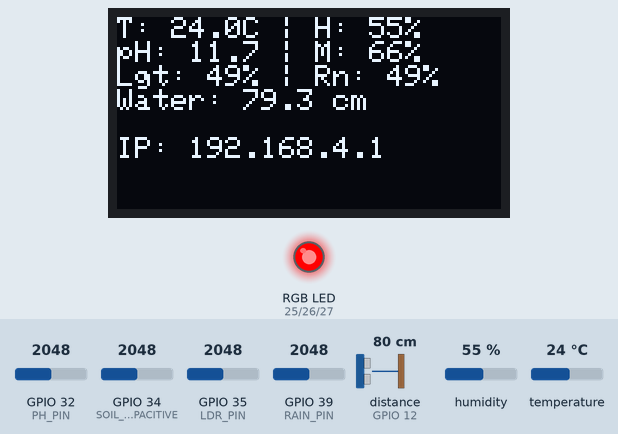
Recording of a sketch running on a simulated ESP32. Shown: 128×64 one-colour display, an RGB LED mixed from three pins (HIGH = lit). Wiring (inferred from the names in the program): ultrasonic range finder: trigger GPIO 13; echo GPIO 12. Inputs (shaded band) come from the test bench; at power-on: GPIO 32 (PH_PIN) = 2048, GPIO 34 (SOIL_CAPACITIVE) = 2048, distance to the obstacle (sensor on GPIO 12) 80 cm, humidity 55 %, GPIO 35 (LDR_PIN) = 2048, GPIO 39 (RAIN_PIN) = 2048, temperature 24 °C. The echo pulse lasts 58.3 µs per cm; WiFi joins after 1.5 s; servers stay silent unless stated; pins used as bus, display or sensor lines are not drawn; what the sketch prints to the serial monitor is not drawn.

Above: at 3.2 s.
3.3 s: GPIO 32 (PH_PIN) set to 2703
At 6.9 s:
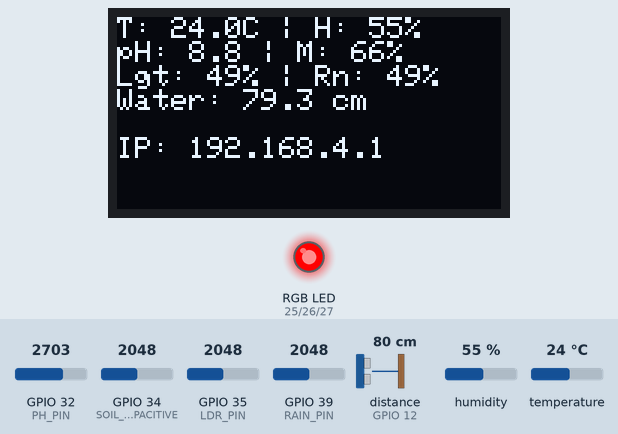
7.2 s: GPIO 32 (PH_PIN) set to 2834
At 10.2 s:
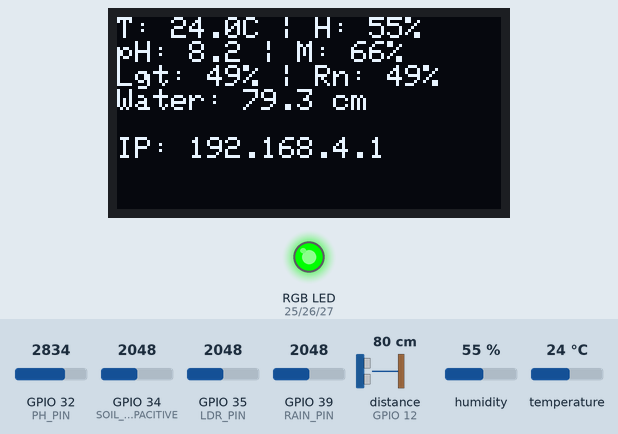
11.1 s: GPIO 34 (SOIL_CAPACITIVE) set to 1614
At 16.1 s:
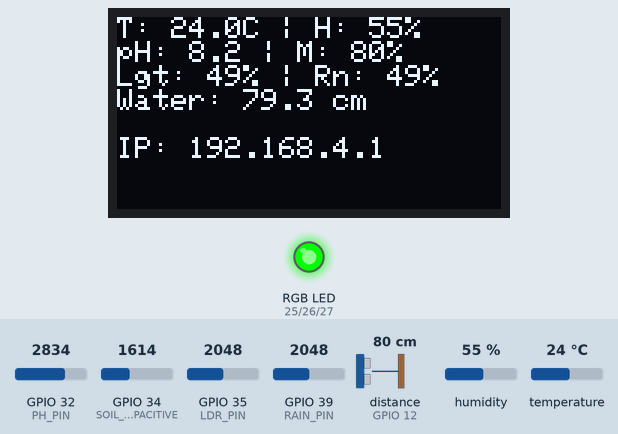
16.4 s: GPIO 34 (SOIL_CAPACITIVE) set to 1516
At 19.5 s:
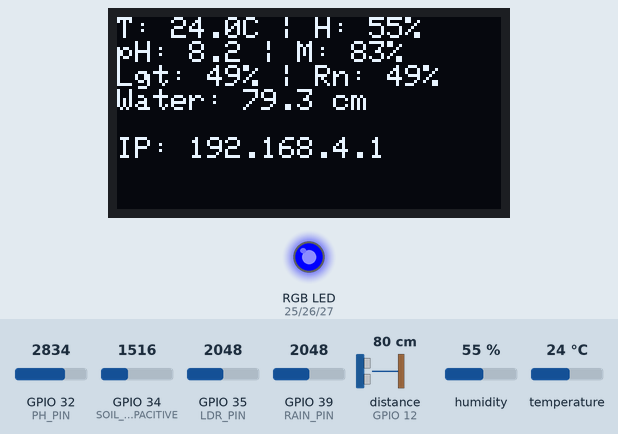
20.3 s: distance to the obstacle (sensor on GPIO 12) set to 2 cm
At 25.4 s:
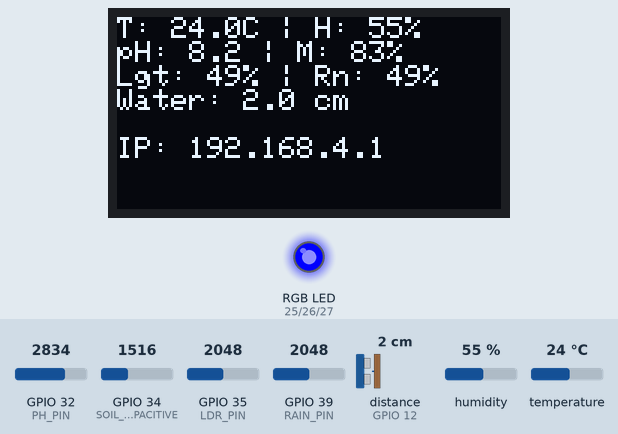
25.7 s: humidity set to 22 %
At 28.3 s:
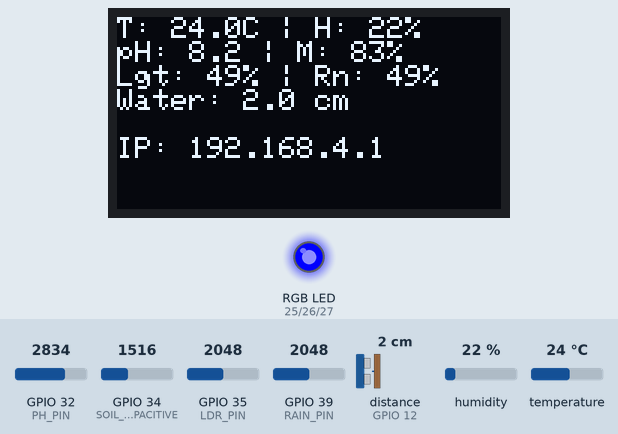
Timing chart, 0 to 29.8 s (numbered marks = the images above; inputs shaded):
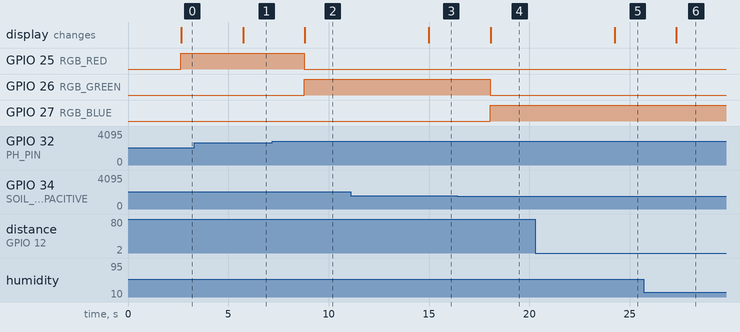

Measured:
- the behaviour switches between 2767 and 2768 on GPIO 32 (PH_PIN) (found by bisection; images 1 and 2)
- the behaviour switches between 1589 and 1588 on GPIO 34 (SOIL_CAPACITIVE) (found by bisection; images 3 and 4)
- after the input at 3.3 s, the display: changes after 2.4 s (image 1)
- after the input at 7.2 s, GPIO 25 (RGB_RED): HIGH → LOW after 1.6 s; GPIO 26 (RGB_GREEN): LOW → HIGH after 1.6 s; the display: changes after 1.6 s (image 2)
- after the input at 11.1 s, the display: changes after 3.9 s (image 3)
- after the input at 16.4 s, GPIO 26 (RGB_GREEN): HIGH → LOW after 1.7 s; GPIO 27 (RGB_BLUE): LOW → HIGH after 1.7 s; the display: changes after 1.7 s (image 4)
- after the input at 20.3 s, the display: changes after 3.9 s (image 5)
- after the input at 25.7 s, the display: changes after 1.6 s (image 6)

The sketch:

codepractically.ino
```cpp
#include <WiFi.h>
#include <WebServer.h>
#include <WiFiManager.h>
#include <FirebaseESP32.h>
#include <Wire.h>
#include <Adafruit_GFX.h>
#include <Adafruit_SSD1306.h>
#include "DHT.h"

// ---------------------------------------------------------
// FIREBASE DETAILS
// ---------------------------------------------------------
#define FIREBASE_HOST "smartagri-iot-d40cc-default-rtdb.firebaseio.com"
#define FIREBASE_AUTH "6My9kgn52mIw8YtAe25UOsk9zgBCXxBNZsP8QeMz"

// ---------------------------------------------------------
// EXACT PIN DEFINITIONS (Updated based on your wiring)
// ---------------------------------------------------------
#define DHTPIN 4           // DHT Sensor (D4)
#define DHTTYPE DHT22
DHT dht(DHTPIN, DHTTYPE);

#define PH_PIN 32          // pH Sensor (D32)
#define LDR_PIN 35         // Light Sensor (D35)

// Soil Moisture Sensors
#define SOIL_RESISTIVE 33  // Fork wala (D33)
#define SOIL_CAPACITIVE 34 // Black wala (D34) -> Used for main reading

#define RAIN_PIN 39        // Rain Sensor (VN pin = GPIO 39)

// Ultrasonic Sensor
#define TRIG_PIN 13        // (D13)
#define ECHO_PIN 12        // (D12)

// RGB LED Pins
#define RGB_RED 25         // (D25)
#define RGB_GREEN 26       // (D26)
#define RGB_BLUE 27        // (D27)

// ---------------------------------------------------------
// OLED & GLOBAL OBJECTS
// ---------------------------------------------------------
#define SCREEN_WIDTH 128
#define SCREEN_HEIGHT 64
Adafruit_SSD1306 display(SCREEN_WIDTH, SCREEN_HEIGHT, &Wire, -1);

FirebaseData fbdo;
FirebaseAuth auth;
FirebaseConfig config;
WebServer server(80);

// Global Variables
float t=0, h=0, phVal=0, distance=0;
int soilVal=0, ldrVal=0, rainVal=0;

// ---------------------------------------------------------
// LOCAL WEB SERVER DASHBOARD HTML (192.168.4.1)
// ---------------------------------------------------------
void handleRoot() {
  String html = "<html><head><meta http-equiv='refresh' content='3'>";
  html += "<style>body{font-family: Arial; background-color: #f4f4f9; text-align: center;}";
  html += "h1{color: #2c3e50;} .card{background: white; padding: 20px; margin: 10px; border-radius: 10px; box-shadow: 0 4px 8px rgba(0,0,0,0.2); display: inline-block; width: 200px;}</style></head><body>";
  html += "<h1>🌾 SmartAgri Local Dashboard</h1>";
  html += "<div class='card'><h2>Temp</h2><p style='font-size: 24px; color: red;'>" + String(t) + " &deg;C</p></div>";
  html += "<div class='card'><h2>Humidity</h2><p style='font-size: 24px; color: blue;'>" + String(h) + " %</p></div>";
  html += "<div class='card'><h2>pH Level</h2><p style='font-size: 24px; color: green;'>" + String(phVal) + "</p></div>";
  html += "<div class='card'><h2>Moisture</h2><p style='font-size: 24px; color: brown;'>" + String(soilVal) + " %</p></div>";
  html += "<div class='card'><h2>Light</h2><p style='font-size: 24px; color: orange;'>" + String(ldrVal) + " %</p></div>";
  html += "<div class='card'><h2>Rain</h2><p style='font-size: 24px; color: teal;'>" + String(rainVal) + " %</p></div>";
  html += "<div class='card'><h2>Water Lvl</h2><p style='font-size: 24px; color: navy;'>" + String(distance) + " cm</p></div>";
  html += "</body></html>";
  server.send(200, "text/html", html);
}

// ---------------------------------------------------------
// SETUP
// ---------------------------------------------------------
void setup() {
  Serial.begin(115200);

  // Initialize output pins
  pinMode(TRIG_PIN, OUTPUT);
  pinMode(ECHO_PIN, INPUT);
  pinMode(RGB_RED, OUTPUT);
  pinMode(RGB_GREEN, OUTPUT);
  pinMode(RGB_BLUE, OUTPUT);

  // Default RGB to OFF (Assuming Common Cathode, if Common Anode use HIGH)
  digitalWrite(RGB_RED, LOW);
  digitalWrite(RGB_GREEN, LOW);
  digitalWrite(RGB_BLUE, LOW);

  // OLED Setup
  Wire.begin();
  if(!display.begin(SSD1306_SWITCHCAPVCC, 0x3C)) {
    Serial.println(F("SSD1306 allocation failed"));
  }
  display.clearDisplay();
  display.setTextSize(1);
  display.setTextColor(WHITE);
  display.setCursor(0, 10);
  display.println("Connect to Wi-Fi:");
  display.println("SmartAgri_Setup");
  display.display();

  dht.begin();

  // 1. DYNAMIC WI-FI MANAGER
  WiFiManager wm;
  // wm.resetSettings(); // <-- Agar purana network bhulana ho toh isko uncomment karke upload karna ek baar

  bool res = wm.autoConnect("SmartAgri_Setup", "12345678");

  if(!res) {
    Serial.println("Failed to connect");
  } else {
    Serial.println("Connected to Internet!");
  }

  // 2. START LOCAL HOTSPOT
  WiFi.mode(WIFI_AP_STA);
  WiFi.softAP("SmartAgri_Local", "12345678");
  Serial.println("Local Hotspot Started! IP: 192.168.4.1");

  // 3. START WEB SERVER
  server.on("/", handleRoot);
  server.begin();

  // 4. FIREBASE SETUP
  config.host = FIREBASE_HOST;
  config.signer.tokens.legacy_token = FIREBASE_AUTH;
  Firebase.begin(&config, &auth);
  Firebase.reconnectWiFi(true);
}

// ---------------------------------------------------------
// MAIN LOOP
// ---------------------------------------------------------
void loop() {
  // Handle local dashboard requests
  server.handleClient();

  // --- SENSOR READINGS WITH ERROR CHECKING ---
  float tempRead = dht.readTemperature();
  float humRead = dht.readHumidity();

  // DHT22 Error Fix: Sirf tabhi update karo jab reading valid ho
  if (!isnan(tempRead)) {
    t = tempRead;
  }
  if (!isnan(humRead)) {
    h = humRead;
  }

  // Raw Values Read
  int soilRaw = analogRead(SOIL_CAPACITIVE);
  int ldrRaw = analogRead(LDR_PIN);
  int rainRaw = analogRead(RAIN_PIN);

  // Map 0-4095 raw data to 0-100% Percentage
  soilVal = map(soilRaw, 4095, 1000, 0, 100);
  ldrVal  = map(ldrRaw, 4095, 0, 0, 100);
  rainVal = map(rainRaw, 4095, 0, 0, 100);

  // Constrain values exactly between 0 and 100
  soilVal = constrain(soilVal, 0, 100);
  ldrVal  = constrain(ldrVal, 0, 100);
  rainVal = constrain(rainVal, 0, 100);

  // pH Sensor Calculation
  int phRaw = analogRead(PH_PIN);
  float voltage = phRaw * (3.3 / 4095.0);
  phVal = 7.0 + ((2.5 - voltage) / 0.18);

  // Ultrasonic Sensor Calculation
  digitalWrite(TRIG_PIN, LOW);
  delayMicroseconds(2);
  digitalWrite(TRIG_PIN, HIGH);
  delayMicroseconds(10);
  digitalWrite(TRIG_PIN, LOW);
  long duration = pulseIn(ECHO_PIN, HIGH, 30000);
  if(duration == 0) {
    distance = 0.0;
  } else {
    distance = duration * 0.034 / 2;
  }

  // --- FIREBASE UPLOAD ---
  if (Firebase.ready()) {
    Firebase.setFloat(fbdo, "/SmartAgri/Temperature", t);
    Firebase.setFloat(fbdo, "/SmartAgri/Humidity", h);
    Firebase.setFloat(fbdo, "/SmartAgri/pH_Value", phVal);
    Firebase.setInt(fbdo, "/SmartAgri/SoilMoisture", soilVal);
    Firebase.setInt(fbdo, "/SmartAgri/LightLevel", ldrVal);
    Firebase.setInt(fbdo, "/SmartAgri/RainLevel", rainVal);
    Firebase.setFloat(fbdo, "/SmartAgri/WaterLevel", distance);
  }

// --- OLED DISPLAY ---
  display.clearDisplay();
  display.setCursor(0, 0);


  // --- MASTER RGB LOGIC (All Sensors Combined) ---

  // Condition 1: DANGER / CRITICAL (Red)
  if (soilVal < 30 || phVal < 5.0 || phVal > 8.5 || distance > 150) {
    digitalWrite(RGB_RED, HIGH);
    digitalWrite(RGB_GREEN, LOW);
    digitalWrite(RGB_BLUE, LOW);
  }
  // Condition 2: WEATHER ALERT / OVER-WATERED (Blue)
  else if (rainVal > 60 || soilVal > 80 || ldrVal < 30) {
    digitalWrite(RGB_RED, LOW);
    digitalWrite(RGB_GREEN, LOW);
    digitalWrite(RGB_BLUE, HIGH);
  }
  // Condition 3: OPTIMAL / ALL GOOD (Green)
  else {
    digitalWrite(RGB_RED, LOW);
    digitalWrite(RGB_GREEN, HIGH);
    digitalWrite(RGB_BLUE, LOW);
  }

  // Line 1: Temp & Humidity (Ek decimal place ke sath)
  display.print("T: "); display.print(t, 1); display.print("C | H: "); display.print(h, 0); display.println("%");

  // Line 2: pH & Moisture
  display.print("pH: "); display.print(phVal, 1); display.print(" | M: "); display.print(soilVal); display.println("%");

  // Line 3: Light & Rain
  display.print("Lgt: "); display.print(ldrVal); display.print("% | Rn: "); display.print(rainVal); display.println("%");

  // Line 4: Water Level
  display.print("Water: "); display.print(distance, 1); display.println(" cm");

  // Empty space ke liye
  display.println();

  // Line 6: Wi-Fi IP
  display.println("IP: 192.168.4.1");

  display.display();

  delay(2000);
}
```
